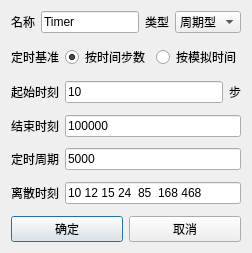
<?xml version="1.0" encoding="UTF-8"?>
<ui version="4.0">
 <class>CustomTimerDlg</class>
 <widget class="QDialog" name="CustomTimerDlg">
  <property name="geometry">
   <rect>
    <x>0</x>
    <y>0</y>
    <width>246</width>
    <height>253</height>
   </rect>
  </property>
  <property name="maximumSize">
   <size>
    <width>3670000</width>
    <height>16777215</height>
   </size>
  </property>
  <property name="windowTitle">
   <string>CustomTimer</string>
  </property>
  <property name="modal">
   <bool>false</bool>
  </property>
  <layout class="QGridLayout" name="gridLayout">
   <item row="3" column="0">
    <spacer name="verticalSpacer_2">
     <property name="orientation">
      <enum>Qt::Vertical</enum>
     </property>
     <property name="sizeHint" stdset="0">
      <size>
       <width>20</width>
       <height>40</height>
      </size>
     </property>
    </spacer>
   </item>
   <item row="5" column="0">
    <spacer name="verticalSpacer_3">
     <property name="orientation">
      <enum>Qt::Vertical</enum>
     </property>
     <property name="sizeHint" stdset="0">
      <size>
       <width>20</width>
       <height>40</height>
      </size>
     </property>
    </spacer>
   </item>
   <item row="7" column="0">
    <spacer name="verticalSpacer_4">
     <property name="orientation">
      <enum>Qt::Vertical</enum>
     </property>
     <property name="sizeHint" stdset="0">
      <size>
       <width>20</width>
       <height>40</height>
      </size>
     </property>
    </spacer>
   </item>
   <item row="9" column="0">
    <spacer name="verticalSpacer_5">
     <property name="orientation">
      <enum>Qt::Vertical</enum>
     </property>
     <property name="sizeHint" stdset="0">
      <size>
       <width>20</width>
       <height>40</height>
      </size>
     </property>
    </spacer>
   </item>
   <item row="8" column="0" colspan="2">
    <layout class="QHBoxLayout" name="horizontalLayout_4">
     <item>
      <widget class="QLabel" name="label_period">
       <property name="text">
        <string>定时周期</string>
       </property>
      </widget>
     </item>
     <item>
      <widget class="QLineEdit" name="LineEdit_period">
       <property name="text">
        <string>5000</string>
       </property>
      </widget>
     </item>
    </layout>
   </item>
   <item row="2" column="0" colspan="2">
    <layout class="QHBoxLayout" name="horizontalLayout">
     <item>
      <widget class="QLabel" name="label_setTime">
       <property name="text">
        <string>定时基准</string>
       </property>
      </widget>
     </item>
     <item>
      <widget class="QRadioButton" name="radioButton_step">
       <property name="text">
        <string>按时间步数</string>
       </property>
       <property name="checked">
        <bool>true</bool>
       </property>
      </widget>
     </item>
     <item>
      <widget class="QRadioButton" name="radioButton_simulate">
       <property name="text">
        <string>按模拟时间</string>
       </property>
      </widget>
     </item>
    </layout>
   </item>
   <item row="6" column="0" colspan="2">
    <layout class="QHBoxLayout" name="horizontalLayout_3">
     <item>
      <widget class="QLabel" name="label_end">
       <property name="text">
        <string>结束时刻</string>
       </property>
      </widget>
     </item>
     <item>
      <widget class="QLineEdit" name="LineEdit_end">
       <property name="text">
        <string>100000</string>
       </property>
      </widget>
     </item>
    </layout>
   </item>
   <item row="0" column="1">
    <layout class="QFormLayout" name="formLayout_2">
     <item row="0" column="0">
      <widget class="QLabel" name="typeLabel">
       <property name="text">
        <string>类型</string>
       </property>
      </widget>
     </item>
     <item row="0" column="1">
      <widget class="StyledComboBox" name="typeComboBox">
       <item>
        <property name="text">
         <string>周期型</string>
        </property>
       </item>
       <item>
        <property name="text">
         <string>离散型</string>
        </property>
       </item>
      </widget>
     </item>
    </layout>
   </item>
   <item row="12" column="0" colspan="2">
    <layout class="QHBoxLayout" name="horizontalLayout_10">
     <item>
      <widget class="QPushButton" name="pb_ok">
       <property name="text">
        <string>确定</string>
       </property>
      </widget>
     </item>
     <item>
      <widget class="QPushButton" name="pb_cancel">
       <property name="text">
        <string>取消</string>
       </property>
      </widget>
     </item>
    </layout>
   </item>
   <item row="0" column="0">
    <layout class="QFormLayout" name="formLayout">
     <item row="0" column="0">
      <widget class="QLabel" name="nameLabel">
       <property name="text">
        <string>名称</string>
       </property>
      </widget>
     </item>
     <item row="0" column="1">
      <widget class="QLineEdit" name="LineEdit_Name">
       <property name="enabled">
        <bool>true</bool>
       </property>
       <property name="text">
        <string>Timer</string>
       </property>
      </widget>
     </item>
    </layout>
   </item>
   <item row="4" column="0" colspan="2">
    <layout class="QHBoxLayout" name="horizontalLayout_2">
     <item>
      <widget class="QLabel" name="label_start">
       <property name="text">
        <string>起始时刻</string>
       </property>
      </widget>
     </item>
     <item>
      <widget class="QLineEdit" name="LineEdit_start">
       <property name="text">
        <string>10</string>
       </property>
      </widget>
     </item>
     <item>
      <widget class="QLabel" name="label">
       <property name="text">
        <string>步</string>
       </property>
      </widget>
     </item>
    </layout>
   </item>
   <item row="1" column="0">
    <spacer name="verticalSpacer">
     <property name="orientation">
      <enum>Qt::Vertical</enum>
     </property>
     <property name="sizeHint" stdset="0">
      <size>
       <width>20</width>
       <height>40</height>
      </size>
     </property>
    </spacer>
   </item>
   <item row="10" column="0" colspan="2">
    <layout class="QHBoxLayout" name="horizontalLayout_5">
     <item>
      <widget class="QLabel" name="label_period_2">
       <property name="text">
        <string>离散时刻</string>
       </property>
      </widget>
     </item>
     <item>
      <widget class="QLineEdit" name="LineEdit_Discrete_time">
       <property name="text">
        <string>10 12 15 24  85  168 468</string>
       </property>
      </widget>
     </item>
    </layout>
   </item>
   <item row="11" column="0">
    <spacer name="verticalSpacer_6">
     <property name="orientation">
      <enum>Qt::Vertical</enum>
     </property>
     <property name="sizeHint" stdset="0">
      <size>
       <width>20</width>
       <height>40</height>
      </size>
     </property>
    </spacer>
   </item>
  </layout>
 </widget>
 <customwidgets>
  <customwidget>
   <class>StyledComboBox</class>
   <extends>QComboBox</extends>
   <header>StyledComboBox.h</header>
  </customwidget>
 </customwidgets>
 <tabstops>
  <tabstop>pb_ok</tabstop>
  <tabstop>pb_cancel</tabstop>
  <tabstop>LineEdit_Name</tabstop>
  <tabstop>typeComboBox</tabstop>
  <tabstop>radioButton_step</tabstop>
  <tabstop>radioButton_simulate</tabstop>
  <tabstop>LineEdit_start</tabstop>
  <tabstop>LineEdit_end</tabstop>
  <tabstop>LineEdit_period</tabstop>
  <tabstop>LineEdit_Discrete_time</tabstop>
 </tabstops>
 <resources/>
 <connections/>
</ui>
